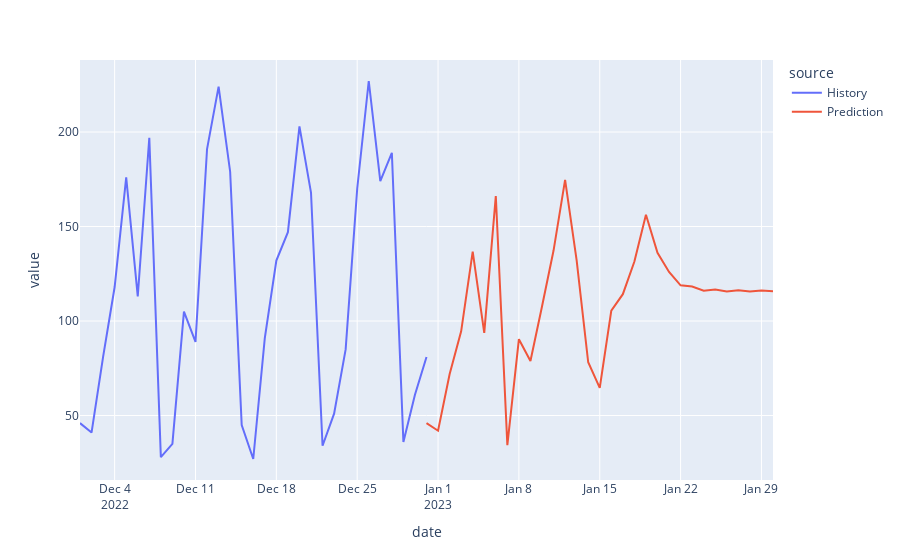

The notebook cell this image was saved under:
### Code cell
# plot the result

px.line(df_all, x='date', y='value', color='source')

### Figure 1 — Plotly figure (JSON) as saved in the notebook; plotly's stock layout.template omitted (floating-point values rounded to 4 significant figures)
{"data": [{"hovertemplate": "source=History<br>date=%{x}<br>value=%{y}<extra></extra>", "legendgroup": "History", "line": {"color": "#636efa", "dash": "solid"}, "marker": {"symbol": "circle"}, "mode": "lines", "name": "History", "orientation": "v", "showlegend": true, "type": "scatter", "x": ["2022-12-01", "2022-12-02", "2022-12-03", "2022-12-04", "2022-12-05", "2022-12-06", "2022-12-07", "2022-12-08", "2022-12-09", "2022-12-10", "2022-12-11", "2022-12-12", "2022-12-13", "2022-12-14", "2022-12-15", "2022-12-16", "2022-12-17", "2022-12-18", "2022-12-19", "2022-12-20", "2022-12-21", "2022-12-22", "2022-12-23", "2022-12-24", "2022-12-25", "2022-12-26", "2022-12-27", "2022-12-28", "2022-12-29", "2022-12-30", "2022-12-31"], "xaxis": "x", "y": [46, 41, 81, 118, 176, 113, 197, 28, 35, 105, 89, 191, 224, 179, 45, 27, 91, 132, 147, 203, 168, 34, 51, 85, 170, 227, 174, 189, 36, 61, 81], "yaxis": "y"}, {"hovertemplate": "source=Prediction<br>date=%{x}<br>value=%{y}<extra></extra>", "legendgroup": "Prediction", "line": {"color": "#EF553B", "dash": "solid"}, "marker": {"symbol": "circle"}, "mode": "lines", "name": "Prediction", "orientation": "v", "showlegend": true, "type": "scatter", "x": ["2022-12-31", "2023-01-01", "2023-01-02", "2023-01-03", "2023-01-04", "2023-01-05", "2023-01-06", "2023-01-07", "2023-01-08", "2023-01-09", "2023-01-10", "2023-01-11", "2023-01-12", "2023-01-13", "2023-01-14", "2023-01-15", "2023-01-16", "2023-01-17", "2023-01-18", "2023-01-19", "2023-01-20", "2023-01-21", "2023-01-22", "2023-01-23", "2023-01-24", "2023-01-25", "2023-01-26", "2023-01-27", "2023-01-28", "2023-01-29", "2023-01-30"], "xaxis": "x", "y": [45.96, 41.96, 71.88, 94.53, 136.8, 93.69, 166.2, 34.34, 90.4, 78.86, 107.7, 137.3, 174.7, 132.0, 78.19, 64.66, 105.5, 114.2, 131.5, 156.3, 136.1, 126.0, 118.9, 118.2, 116.0, 116.7, 115.6, 116.3, 115.6, 116.1, 115.7], "yaxis": "y"}], "layout": {"legend": {"title": {"text": "source"}, "tracegroupgap": 0}, "margin": {"t": 60}, "xaxis": {"anchor": "y", "domain": [0, 1], "title": {"text": "date"}}, "yaxis": {"anchor": "x", "domain": [0, 1], "title": {"text": "value"}}}}
